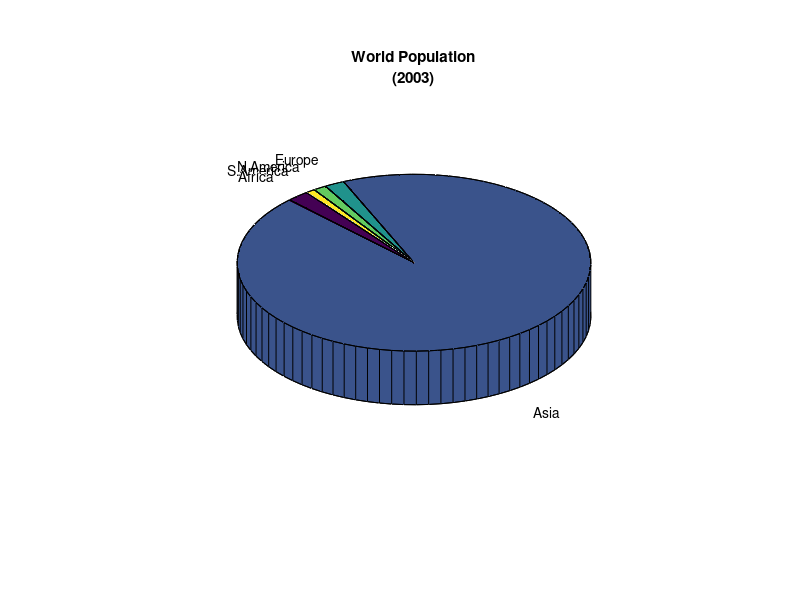

Source code (MATLAB):
% World population by continents

% popdata : Af,As,Eu,NA,SA

pop = [807;37701;731;481;349] ;
continents = {'Africa' , 'Asia' ,....
    'Europe' , 'N.America' , 'S.America'} ;
%pie(pop,continents)
pie3(pop,continents)
title({ 'World Population' ,...
    '(2003)' })
